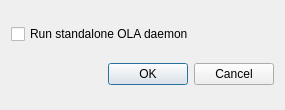
<?xml version="1.0" encoding="UTF-8"?>
<ui version="4.0">
 <class>ConfigureOLAOut</class>
 <widget class="QDialog" name="ConfigureOLAOut">
  <property name="geometry">
   <rect>
    <x>0</x>
    <y>0</y>
    <width>285</width>
    <height>110</height>
   </rect>
  </property>
  <property name="sizePolicy">
   <sizepolicy hsizetype="Fixed" vsizetype="Fixed">
    <horstretch>0</horstretch>
    <verstretch>0</verstretch>
   </sizepolicy>
  </property>
  <property name="minimumSize">
   <size>
    <width>285</width>
    <height>110</height>
   </size>
  </property>
  <property name="maximumSize">
   <size>
    <width>285</width>
    <height>110</height>
   </size>
  </property>
  <property name="windowTitle">
   <string>Configure OLA Output</string>
  </property>
  <property name="sizeGripEnabled">
   <bool>false</bool>
  </property>
  <layout class="QVBoxLayout" name="verticalLayout">
   <item>
    <widget class="QCheckBox" name="m_standaloneCheck">
     <property name="text">
      <string>Run standalone OLA daemon</string>
     </property>
    </widget>
   </item>
   <item>
    <widget class="QDialogButtonBox" name="buttonBox">
     <property name="orientation">
      <enum>Qt::Horizontal</enum>
     </property>
     <property name="standardButtons">
      <set>QDialogButtonBox::Cancel|QDialogButtonBox::Ok</set>
     </property>
    </widget>
   </item>
  </layout>
 </widget>
 <resources/>
 <connections>
  <connection>
   <sender>buttonBox</sender>
   <signal>accepted()</signal>
   <receiver>ConfigureOLAOut</receiver>
   <slot>accept()</slot>
   <hints>
    <hint type="sourcelabel">
     <x>248</x>
     <y>254</y>
    </hint>
    <hint type="destinationlabel">
     <x>157</x>
     <y>274</y>
    </hint>
   </hints>
  </connection>
  <connection>
   <sender>buttonBox</sender>
   <signal>rejected()</signal>
   <receiver>ConfigureOLAOut</receiver>
   <slot>reject()</slot>
   <hints>
    <hint type="sourcelabel">
     <x>316</x>
     <y>260</y>
    </hint>
    <hint type="destinationlabel">
     <x>286</x>
     <y>274</y>
    </hint>
   </hints>
  </connection>
 </connections>
</ui>
